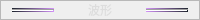
                         <widget class="QFrame" name="frame_160">
                          <property name="maximumSize">
                           <size>
                            <width>16777215</width>
                            <height>14</height>
                           </size>
                          </property>
                          <property name="frameShape">
                           <enum>QFrame::Shape::StyledPanel</enum>
                          </property>
                          <property name="frameShadow">
                           <enum>QFrame::Shadow::Raised</enum>
                          </property>
                          <layout class="QHBoxLayout" name="horizontalLayout_96">
                           <property name="topMargin">
                            <number>0</number>
                           </property>
                           <property name="bottomMargin">
                            <number>0</number>
                           </property>
                           <item>
                            <widget class="Line" name="line_7">
                             <property name="sizePolicy">
                              <sizepolicy hsizetype="Minimum" vsizetype="Expanding">
                               <horstretch>0</horstretch>
                               <verstretch>0</verstretch>
                              </sizepolicy>
                             </property>
                             <property name="minimumSize">
                              <size>
                               <width>0</width>
                               <height>4</height>
                              </size>
                             </property>
                             <property name="maximumSize">
                              <size>
                               <width>16777215</width>
                               <height>4</height>
                              </size>
                             </property>
                             <property name="styleSheet">
                              <string notr="true">background-color: qlineargradient(spread:pad, x1:0, y1:0, x2:1, y2:0, stop:0 rgb(30, 37, 46), stop:1 rgb(212, 148, 249));
</string>
                             </property>
                             <property name="orientation">
                              <enum>Qt::Orientation::Horizontal</enum>
                             </property>
                            </widget>
                           </item>
                           <item>
                            <widget class="QLabel" name="label_67">
                             <property name="minimumSize">
                              <size>
                               <width>80</width>
                               <height>0</height>
                              </size>
                             </property>
                             <property name="maximumSize">
                              <size>
                               <width>80</width>
                               <height>16777215</height>
                              </size>
                             </property>
                             <property name="styleSheet">
                              <string notr="true">font: 11pt &quot;微软雅黑&quot;;
color: rgb(221, 221, 221);</string>
                             </property>
                             <property name="text">
                              <string>波形</string>
                             </property>
                             <property name="alignment">
                              <set>Qt::AlignmentFlag::AlignCenter</set>
                             </property>
                            </widget>
                           </item>
                           <item>
                            <widget class="Line" name="line_8">
                             <property name="sizePolicy">
                              <sizepolicy hsizetype="Minimum" vsizetype="Expanding">
                               <horstretch>0</horstretch>
                               <verstretch>0</verstretch>
                              </sizepolicy>
                             </property>
                             <property name="minimumSize">
                              <size>
                               <width>0</width>
                               <height>4</height>
                              </size>
                             </property>
                             <property name="maximumSize">
                              <size>
                               <width>16777215</width>
                               <height>4</height>
                              </size>
                             </property>
                             <property name="styleSheet">
                              <string notr="true">background-color: qlineargradient(spread:pad, x1:0, y1:0, x2:1, y2:0, stop:1 rgb(30, 37, 46), stop:0 rgb(212, 148, 249));
</string>
                             </property>
                             <property name="orientation">
                              <enum>Qt::Orientation::Horizontal</enum>
                             </property>
                            </widget>
                           </item>
                          </layout>
                         </widget>
